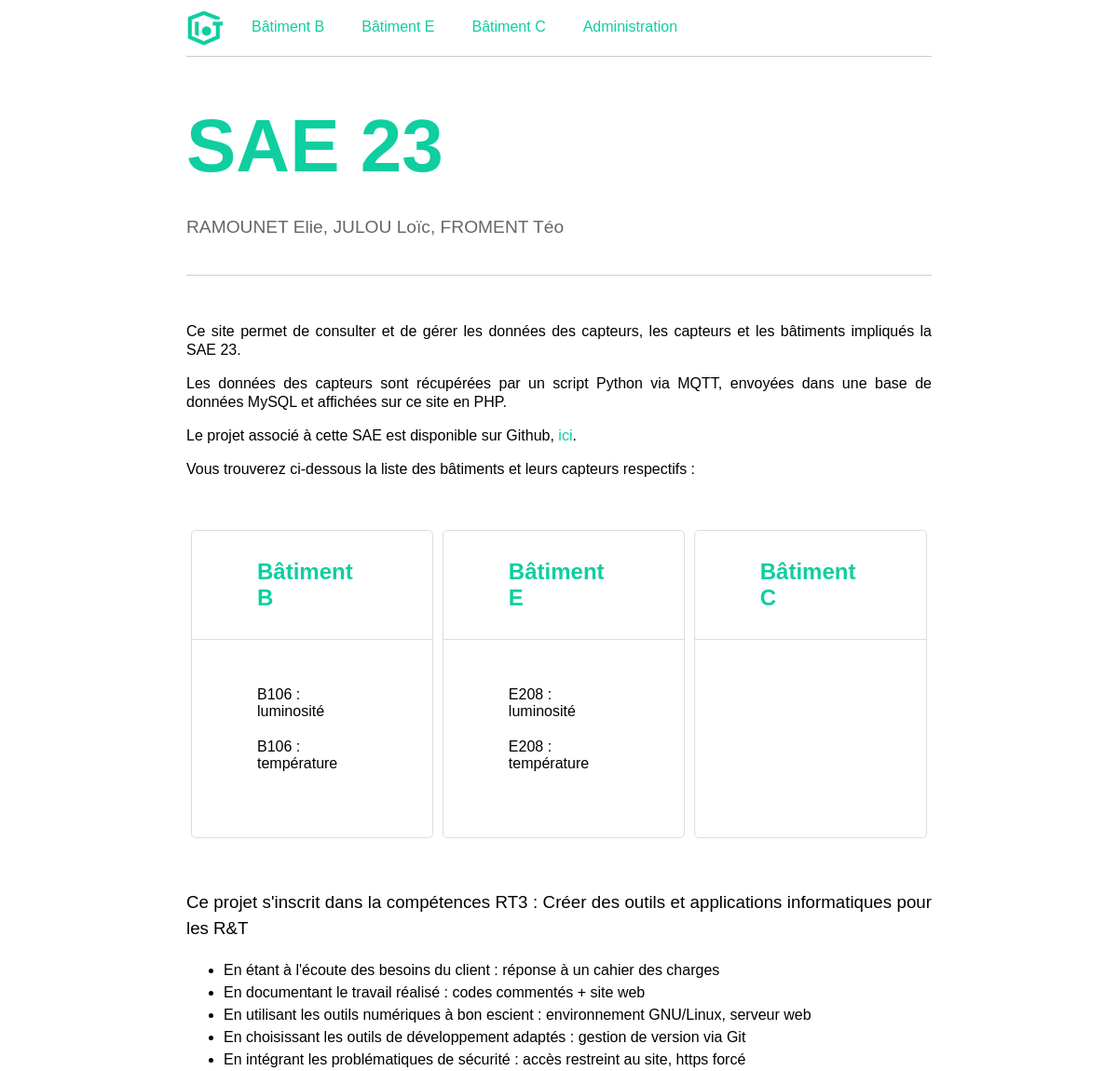
/site/index.php (upper part), run on an earlier commit of the app's database.
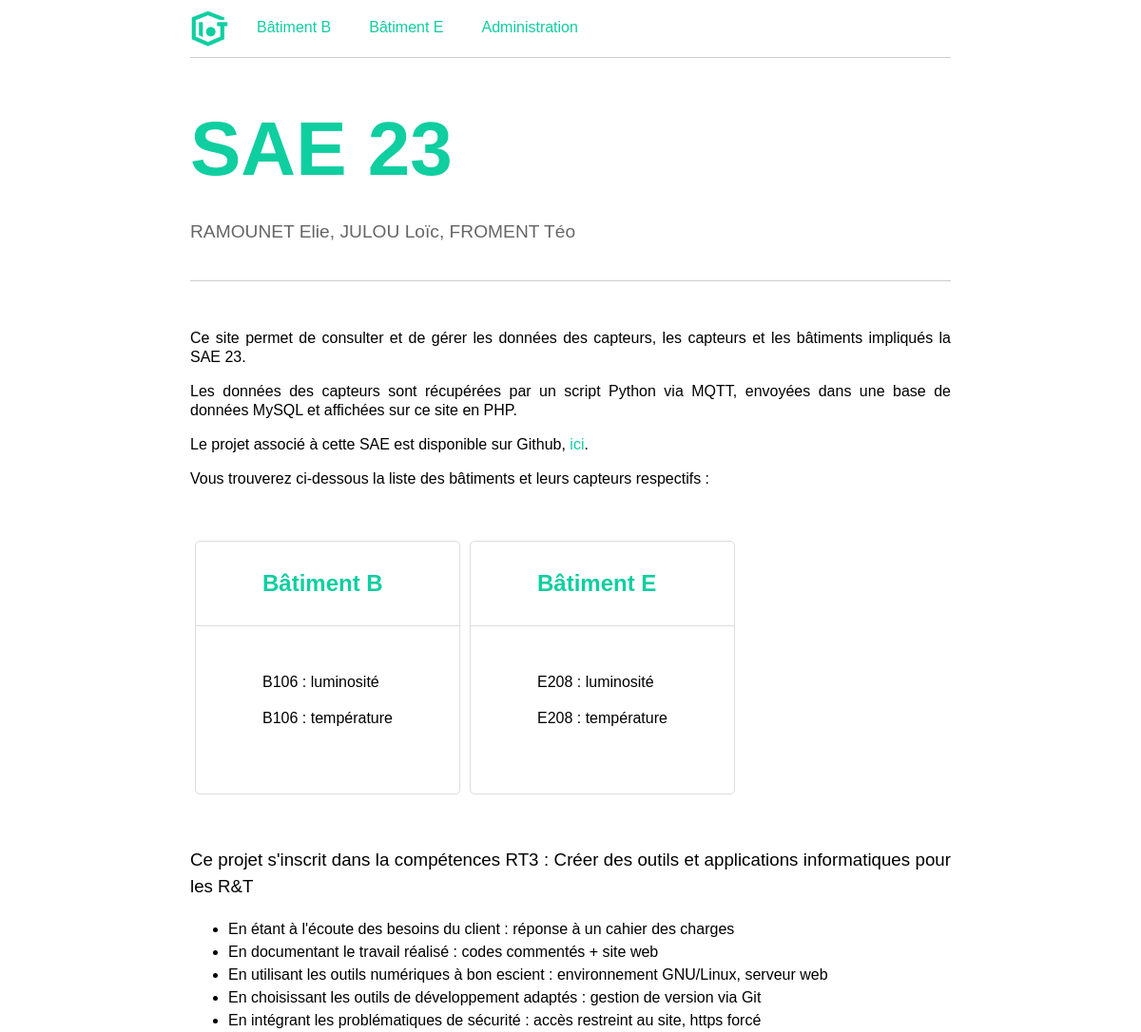
And on a later commit of the database.
### tables this page shows
CREATE TABLE `Batiment` (
  `id_bat` tinyint(4) NOT NULL,
  `nom_bat` varchar(1) NOT NULL,
  `login_gest` varchar(25) NOT NULL,
  `password_gest` varchar(64) NOT NULL
);

CREATE TABLE `Capteur` (
  `id_capt` tinyint(4) NOT NULL,
  `id_bat` tinyint(4) NOT NULL,
  `nom_capt` varchar(25) NOT NULL,
  `type_capt` varchar(25) NOT NULL
);

### site/index.php (the view, shortened to what this page needs)
<?php
	require('inc/db.php');
	require('inc/functions.php');
	$buildings_query = mysqli_query($db, 'SELECT id_bat, nom_bat FROM Batiment');
	$buildings = mysqli_fetch_all($buildings_query);
	html_header(
    'SAE 23 - Accueil',
    'Page d\'accueil de la SAE 23'
  );
	html_nav($buildings);
?>
<header>
		<h1>SAE 23</h1>
		<small>RAMOUNET Elie, JULOU Loïc, FROMENT Téo</small>
</header>
<div class="description">
	<p>Ce site permet de consulter et de gérer les données des capteurs, les capteurs et les bâtiments impliqués la SAE 23.</p>
	<p>Les données des capteurs sont récupérées par un script Python via MQTT, envoyées dans une base de données MySQL et affichées sur ce site en PHP.</p>
	<p>Le projet associé à cette SAE est disponible sur Github, <a href='https://github.com/CrapaudCrapaud/SAE23'>ici</a>.</p>
	<p>Vous trouverez ci-dessous la liste des bâtiments et leurs capteurs respectifs :</p>
</div>
<main>
	<div class='flex'>
	<?php
		foreach($buildings as $building)
		{
		?>
		<div class="box">
			<a href="./sensors.php?b=<?php echo $building[0] ?>"><h2>Bâtiment <?php echo $building[1] ?></h2></a>
			<ul>
				<?php
				$sensors_query = mysqli_query($db, 'SELECT nom_capt FROM Capteur WHERE id_bat = ' . $building[0]);
				while ($sensor = mysqli_fetch_assoc($sensors_query))
				{
					echo '<li>' . str_replace('-', ' : ', $sensor['nom_capt']) . '</li>';
				}
				?>
			</ul>
		</div>
		<?php
		}
		?>
	</div>
	<div class="description">
		<h3>Ce projet s'inscrit dans la compétences RT3 : Créer des outils et applications informatiques pour les R&T</h3>
		<ul>
			<li>En étant à l'écoute des besoins du client : réponse à un cahier des charges</li>
			<li>En documentant le travail réalisé : codes commentés + site web</li>
			<li>En utilisant les outils numériques à bon escient : environnement GNU/Linux, serveur web</li>
			<li>En choisissant les outils de développement adaptés : gestion de version via Git</li>
			<li>En intégrant les problématiques de sécurité : accès restreint au site, https forcé</li>
		</ul>
	</div>
</main>
<?php
html_footer();
?>

### site/inc/functions.php (shortened to what this page needs)
<?php
	function html_header($title, $description) {
		echo "<!DOCTYPE html>
		<html>
		<head>
			<meta charset='utf-8'>
			<meta name='viewport' content='width=device-width, initial-scale=1'>
			<meta name='description' content=\"$description\">
			<meta name='author' content='RAMOUNET Elie, JULOU Loïc, FROMENT Téo'>
			<link type='text/css' rel='stylesheet' href='css/style.css'>
			<title>$title</title>
		</head>
		<body>";
	}
	function html_nav($buildings) {
		$nav = '<nav>
		<img alt="Logo d\'IoT" src="./img/logo.png" class="logo">';
		foreach($buildings as $building)
			$nav = $nav . '<a href="sensors.php?b=' . $building[0] . '">Bâtiment ' . $building[1] . '</a>';
		$nav = $nav . '<a href="admin.php">Administration</a>';
		echo $nav . '</nav>';
	}
	function html_footer() {
		echo "<footer>
		<p><a href='project.php'>Gestion de projet</a>&nbsp; | &nbsp;<a href='legal.php'>Mentions légales</a>
			<p>&copy; 2023 RAMOUNET Elie, JULOU Loïc, FROMENT Téo</p>
			</footer>
		</body>
		</html>";
	}
?>

### site/css/style.css (style rules this page uses)
:root { --black: #051923; --green: #0fcea0; }
* { font-family: sans-serif, arial; box-sizing: border-box; }
html { scroll-behavior: smooth; }
body { margin: 0 400px 0; }
.flex { display: flex; }
h1 { color: var(--green); font-size: 5em; margin: 50px 0 30px; }
h2 { margin: 40px 0 30px; color: var(--green); }
h3 { font-weight:normal; }
header { border-bottom: 1px solid #ccc; padding-bottom: 40px; margin: 20px 0 40px; }
header small { font-size: 1.2em; opacity: 0.6; }
.description { line-height: 1.5; margin: 50px 0; text-align: justify; }
a { color: var(--green); text-decoration: none; }
nav { padding: 10px 0; border-bottom: 1px solid #ccc; margin-bottom: 30px; display: flex; position: sticky; top: 0; z-index: 9; background-color: white; }
.logo { width: 40px; margin-right: 20px; }
nav a { display: inline-block; padding: 10px; border-radius: 3px; margin-right: 20px; }
.box { border-radius: 5px; display: inline-block; border: 1px solid #ddd; margin: 5px; }
.box h2 { border-bottom: 1px solid #ddd; margin: 0; padding: 30px 70px; }
.box ul { margin: 0; padding: 50px 70px; }
.box li { list-style-type: none; margin-bottom: 20px; }
p { line-height: 1.25; text-align: justify; }
@media all and (max-width: 1466px) { body { margin: 0 200px 0; } }

What changed in the data, as far as the page shows it:
removed batiment: nom_bat "C"
Also different on the page:
text no longer shown: "Bâtiment Bâtiment Bâtiment"
text now shown: "Bâtiment Bâtiment"
